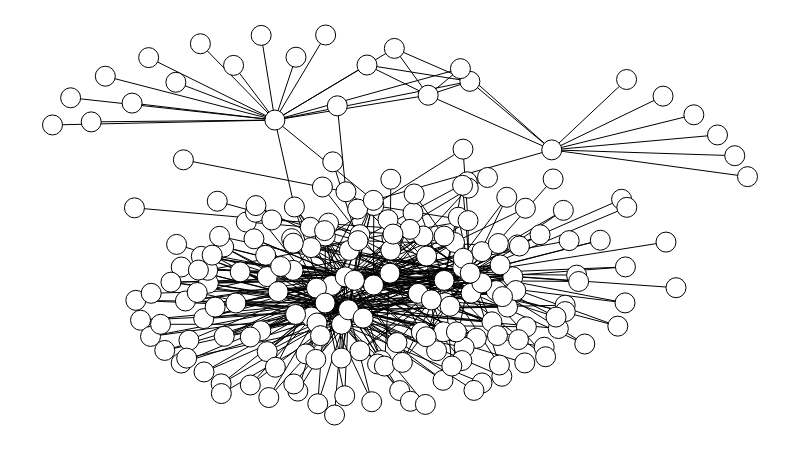

Notebook cell for this chart:
### Code cell
g.set_all_nodes('labpos', 'hover')
g.move('kamada_kawai')
g.draw()

### Figure 1 — Plotly figure (JSON) as saved in the notebook; plotly's stock layout.template omitted (floating-point values rounded to 4 significant figures; data arrays with more than 128 entries replaced by an {"elided": "..."} marker saying what was removed)
{"data": [{"hoverinfo": "none", "line": {"color": "rgb(0, 0, 0)", "dash": "solid", "width": 1}, "mode": "lines", "type": "scatter", "x": {"elided": "1179 float values"}, "y": {"elided": "1179 float values"}}, {"hoverinfo": "text", "marker": {"color": "rgb(255, 255, 255)", "line": {"color": "rgb(0, 0, 0)", "width": 1}, "size": 20, "symbol": "circle"}, "mode": "markers", "text": {"elided": "205 str values"}, "textfont": {"color": "rgb(0, 0, 0)"}, "textposition": "middle center", "type": "scatter", "x": {"elided": "205 float values"}, "y": {"elided": "205 float values"}}, {"hoverinfo": "none", "mode": "text", "text": {"elided": "393 null values"}, "textfont": {"color": "rgb(0, 0, 0)"}, "textposition": "middle center", "type": "scatter", "x": {"elided": "393 float values"}, "y": {"elided": "393 float values"}}, {"hoverinfo": "none", "marker": {"color": "rgba(255, 255, 255, 0)", "line": {"color": "rgba(255, 255, 255, 0)", "width": 0}, "size": 0, "symbol": "circle"}, "mode": "markers", "type": "scatter", "x": [0.5, 0, 1, 0.5], "y": [0, 0.5, 0.5, 1]}, {"hoverinfo": "none", "mode": "text", "text": [], "textfont": {"color": "rgb(255, 255, 255)"}, "textposition": "middle center", "type": "scatter", "x": [], "y": []}, {"hoverinfo": "none", "mode": "text", "text": {"elided": "205 null values"}, "textfont": {"color": "rgb(0, 0, 0)"}, "textposition": "middle center", "type": "scatter", "x": {"elided": "205 float values"}, "y": {"elided": "205 float values"}}], "layout": {"height": 450, "margin": {"b": 0, "l": 0, "r": 0, "t": 0}, "plot_bgcolor": "rgb(255, 255, 255)", "showlegend": false, "width": 800, "xaxis": {"showgrid": false, "showticklabels": false, "zeroline": false}, "yaxis": {"showgrid": false, "showticklabels": false, "zeroline": false}}}
